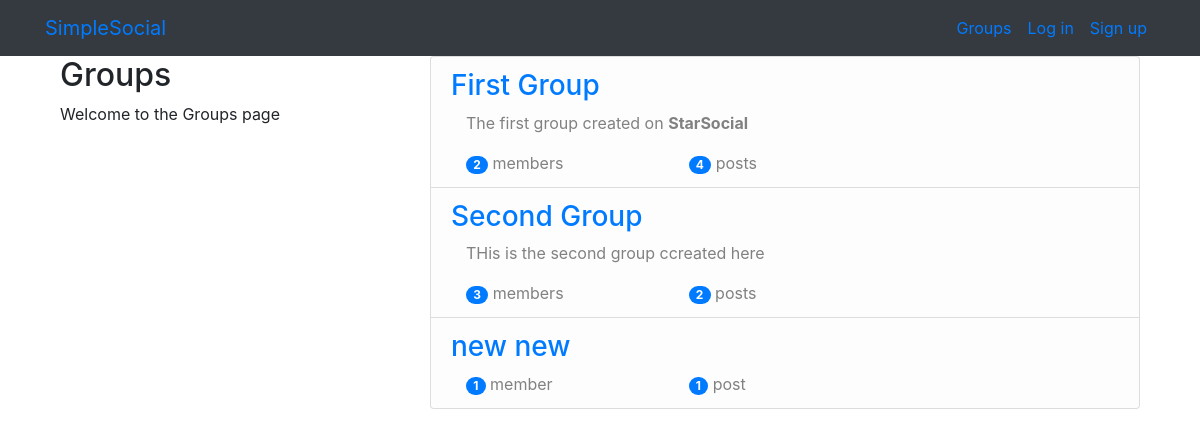
The app's page /groups/ with its own data.
### groups/models.py (models this page shows, shortened)
class Group(models.Model):
    name = models.CharField(max_length = 255, unique = True)
    slug = models.SlugField(allow_unicode=True, unique = True)
    description = models.TextField(blank=True,default= '')
    description_html = models.TextField(editable=False, default='',blank=True )
    members = models.ManyToManyField(User, through= 'GroupMember')
    class Meta:
        ordering = ['name']

### groups/views.py (the view)
# urls.py: path('', views.ListGroups.as_view(), name="all"),
class ListGroups(ListView):
    model = Group

### groups/templates/groups/group_list.html (shortened to what this page needs)
{% extends 'groups/group_base.html' %}
{% block pregroup %}
    <div class="col-md-4">
        <div class="content">
            <h2>Groups</h2>
            <p>Welcome to the Groups page</p>
        </div>
    </div>
{% endblock %}
{% block group_content %}
    <div class="col-md-8">
        <div class="list-group">
            {% for group in object_list %}
                <a href="{% url 'groups:single' slug=group.slug %}" class="list-group-item list-group-item-action list-group-item-light">
                    <h3 class="title list-group-item-heading" style="color:#007bff;">{{group.name}}</h3>
                    <div class="list-group-item-text container-fluid">
                        {{group.description_html|safe}}
                        <div class="row">
                            <div class="col-md-4">
                                <span class="badge badge-primary badge-pill">{{group.members.count}}</span>
                                member{{group.members.count|pluralize}}
                            </div>
                            <div class="col-md-4">
                                <span class="badge badge-primary badge-pill">{{group.posts.count}}</span>
                                post{{group.posts.count|pluralize}}
                            </div>
                        </div>
                    </div>
                </a>
            {% endfor %}
        </div>
    </div>
{%endblock%}

### records on screen
Group: name "First Group", description_html "The first group created on StarSocial", members.count "2", posts.count "4"
Group: name "Second Group", description_html "THis is the second group ccreated here", members.count "3", posts.count "2"
Group: name "new new", members.count "1", posts.count "1"
